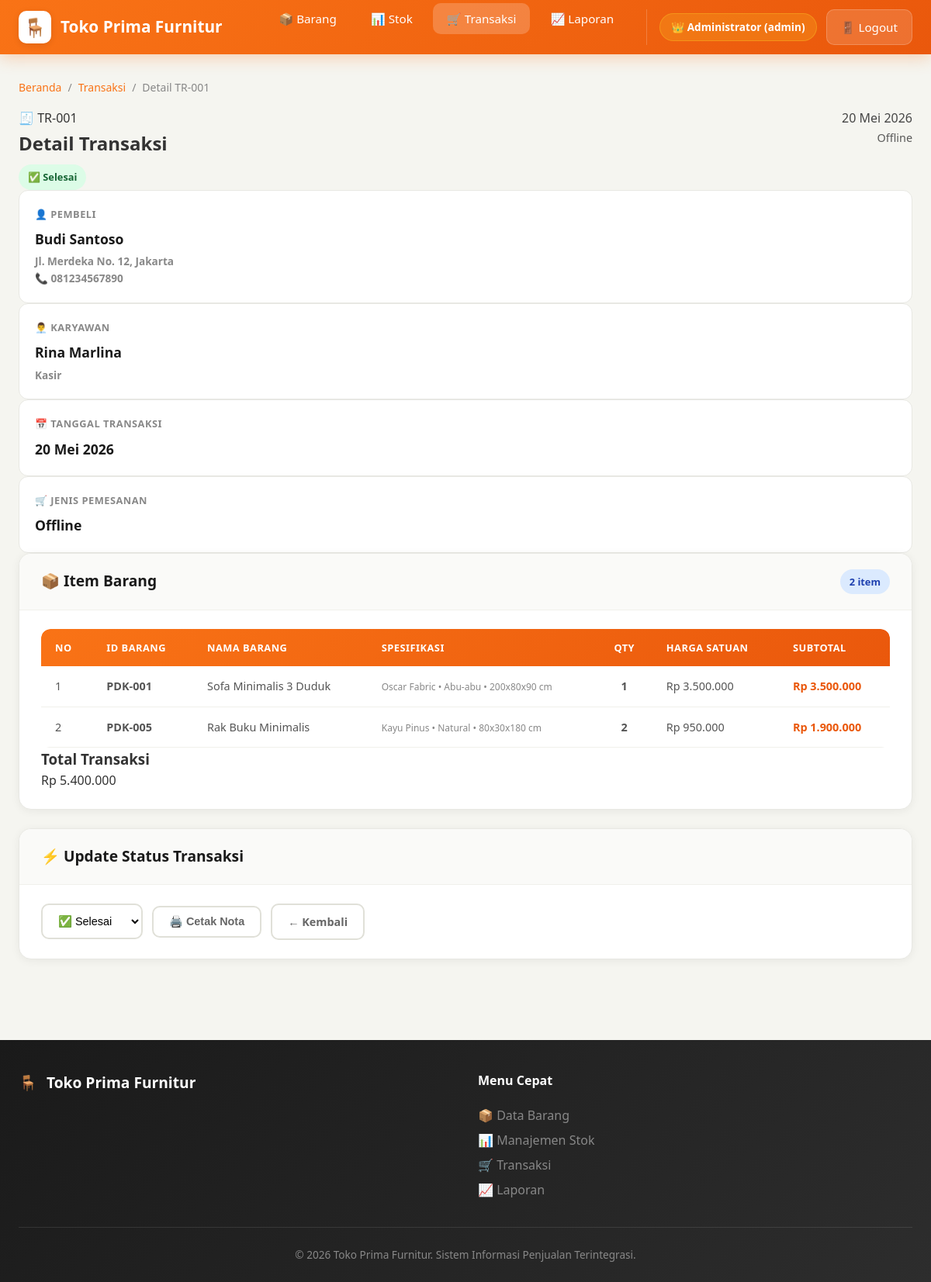
Screenshot of /transaksi_detail.php?id=TR-001 (signed in) with the database file from the repository.
### tables this page shows
CREATE TABLE IF NOT EXISTS transaksi (
    id_transaksi VARCHAR(10) PRIMARY KEY,
    tanggal_pesan DATE NOT NULL,
    jenis_pemesanan ENUM('Offline', 'Online', 'Telepon') NOT NULL DEFAULT 'Offline',
    id_pembeli VARCHAR(10) NOT NULL,
    id_karyawan VARCHAR(10) NOT NULL,
    total_harga DECIMAL(12,2) DEFAULT 0,
    status ENUM('Pending', 'Proses', 'Selesai', 'Batal') DEFAULT 'Pending',
    created_at TIMESTAMP DEFAULT CURRENT_TIMESTAMP,
    FOREIGN KEY (id_pembeli) REFERENCES pembeli(id_pembeli) ON DELETE RESTRICT ON UPDATE CASCADE,
    FOREIGN KEY (id_karyawan) REFERENCES karyawan(id_karyawan) ON DELETE RESTRICT ON UPDATE CASCADE
);

CREATE TABLE IF NOT EXISTS pembeli (
    id_pembeli VARCHAR(10) PRIMARY KEY,
    nama_pembeli VARCHAR(100) NOT NULL,
    alamat TEXT NOT NULL,
    nomor_telepon VARCHAR(15) NOT NULL,
    created_at TIMESTAMP DEFAULT CURRENT_TIMESTAMP
);

CREATE TABLE IF NOT EXISTS karyawan (
    id_karyawan VARCHAR(10) PRIMARY KEY,
    nama_karyawan VARCHAR(100) NOT NULL,
    alamat TEXT NOT NULL,
    nomor_telepon VARCHAR(15) NOT NULL,
    jabatan VARCHAR(30) NOT NULL DEFAULT 'Karyawan',
    created_at TIMESTAMP DEFAULT CURRENT_TIMESTAMP
);

CREATE TABLE IF NOT EXISTS detail_transaksi (
    id_detail VARCHAR(10) PRIMARY KEY,
    id_transaksi VARCHAR(10) NOT NULL,
    id_barang VARCHAR(10) NOT NULL,
    kuantitas INT NOT NULL,
    harga_satuan DECIMAL(12,2) NOT NULL,
    subtotal DECIMAL(12,2) NOT NULL,
    FOREIGN KEY (id_transaksi) REFERENCES transaksi(id_transaksi) ON DELETE CASCADE ON UPDATE CASCADE,
    FOREIGN KEY (id_barang) REFERENCES barang(id_barang) ON DELETE RESTRICT ON UPDATE CASCADE
);

CREATE TABLE IF NOT EXISTS barang (
    id_barang VARCHAR(10) PRIMARY KEY,
    nama VARCHAR(100) NOT NULL,
    harga DECIMAL(12,2) NOT NULL,
    bahan VARCHAR(50) NOT NULL,
    warna VARCHAR(30) NOT NULL,
    ukuran VARCHAR(30) NOT NULL,
    created_at TIMESTAMP DEFAULT CURRENT_TIMESTAMP,
    updated_at TIMESTAMP DEFAULT CURRENT_TIMESTAMP ON UPDATE CURRENT_TIMESTAMP
);

### config/koneksi.php (called while the page is built, shortened)
<?php
function isAdmin() {
    return isset($_SESSION['user_role']) && $_SESSION['user_role'] === 'admin';
}
function getUserName() {
    return $_SESSION['user_name'] ?? 'Guest';
}
function getUserRole() {
    return $_SESSION['user_role'] ?? '-';
}
function sanitize($data) {
    return htmlspecialchars(trim($data), ENT_QUOTES, 'UTF-8');
}
function formatRupiah($angka) {
    return "Rp " . number_format($angka, 0, ',', '.');
}
function formatTanggal($tanggal) {
    $bulan = ['Januari', 'Februari', 'Maret', 'April', 'Mei', 'Juni',
              'Juli', 'Agustus', 'September', 'Oktober', 'November', 'Desember'];
    $date = new DateTime($tanggal);
    return $date->format('d') . ' ' . $bulan[(int)$date->format('m') - 1] . ' ' . $date->format('Y');
}

### public/transaksi_detail.php (the view, shortened to what this page needs)
<?php
require_once '../config/koneksi.php';
$id_transaksi = isset($_GET['id']) ? trim($_GET['id']) : '';
try {
    $sql_transaksi = "SELECT t.*, p.nama_pembeli, p.alamat as alamat_pembeli, p.nomor_telepon as telp_pembeli,
                             k.nama_karyawan, k.jabatan
                      FROM transaksi t
                      LEFT JOIN pembeli p ON t.id_pembeli = p.id_pembeli
                      LEFT JOIN karyawan k ON t.id_karyawan = k.id_karyawan
                      WHERE t.id_transaksi = :id";
    $stmt_transaksi = $pdo->prepare($sql_transaksi);
    $stmt_transaksi->execute([':id' => $id_transaksi]);
    $transaksi = $stmt_transaksi->fetch();
    $sql_detail = "SELECT dt.*, b.nama as nama_barang, b.bahan, b.warna, b.ukuran
                   FROM detail_transaksi dt
                   LEFT JOIN barang b ON dt.id_barang = b.id_barang
                   WHERE dt.id_transaksi = :id";
    $stmt_detail = $pdo->prepare($sql_detail);
    $stmt_detail->execute([':id' => $id_transaksi]);
    $detail_list = $stmt_detail->fetchAll();
} catch (PDOException $e) {
    error_log("Transaksi Detail Error: " . $e->getMessage());
    redirect('transaksi.php', 'error', 'Gagal mengambil detail transaksi!');
}
function getStatusBadge($status) {
    switch ($status) {
        case 'Selesai': return '<span class="badge badge-success">✅ Selesai</span>';
    }
}
?>
<!DOCTYPE html>
<html lang="id">
<head>
    <link rel="stylesheet" href="assets/css/style.css">
</head>
<body>
<nav class="navbar">
        <div class="navbar-container">
            <a href="index.php" class="navbar-brand">
                <div class="brand-icon">🪑</div>
                <span>Toko Prima Furnitur</span>
            </a>
            <ul class="navbar-menu">
                <li><a href="index.php">📦 Barang</a></li>
                <li><a href="stok.php">📊 Stok</a></li>
                <li><a href="transaksi.php" class="active">🛒 Transaksi</a></li>
                <?php if (isAdmin()): ?>
                <li><a href="laporan.php">📈 Laporan</a></li>
                <?php endif; ?>
                <li class="nav-user">
                    <span class="user-badge <?php echo getUserRole(); ?>">
                        <?php echo getUserRole() === 'admin' ? '👑' : '💰'; ?>
                        <?php echo sanitize(getUserName()); ?> (<?php echo getUserRole(); ?>)
                    </span>
                    <a href="logout.php" class="btn-logout">🚪 Logout</a>
                </li>
            </ul>
        </div>
    </nav>
    <div class="main-container">
        <div class="breadcrumb">
            <a href="index.php">Beranda</a>
            <span>/</span>
            <a href="transaksi.php">Transaksi</a>
            <span>/</span>
            <span>Detail <?php echo sanitize($id_transaksi); ?></span>
        </div>
        <div class="transaksi-header">
            <div style="display: flex; justify-content: space-between; align-items: flex-start; flex-wrap: wrap; gap: 16px;">
                <div>
                    <div class="transaksi-id-big">🧾 <?php echo sanitize($id_transaksi); ?></div>
                    <h1 style="font-size: 1.5rem; margin-bottom: 8px;">Detail Transaksi</h1>
                    <p><?php echo getStatusBadge($transaksi['status']); ?></p>
                </div>
                <div style="text-align: right;">
                    <p style="opacity: 0.9;"><?php echo formatTanggal($transaksi['tanggal_pesan']); ?></p>
                    <p style="opacity: 0.8; font-size: 0.9rem;"><?php echo $transaksi['jenis_pemesanan']; ?></p>
                </div>
            </div>
        </div>
        <div class="info-grid">
            <div class="info-card">
                <h4>👤 Pembeli</h4>
                <p><?php echo sanitize($transaksi['nama_pembeli'] ?? '-'); ?></p>
                <p style="font-size: 0.85rem; color: #888; margin-top: 4px;">
                    <?php echo sanitize($transaksi['alamat_pembeli'] ?? '-'); ?>
                </p>
                <p style="font-size: 0.85rem; color: #888;">
                    📞 <?php echo sanitize($transaksi['telp_pembeli'] ?? '-'); ?>
                </p>
            </div>
            <div class="info-card">
                <h4>👨‍💼 Karyawan</h4>
                <p><?php echo sanitize($transaksi['nama_karyawan'] ?? '-'); ?></p>
                <p style="font-size: 0.85rem; color: #888; margin-top: 4px;">
                    <?php echo sanitize($transaksi['jabatan'] ?? '-'); ?>
                </p>
            </div>
            <div class="info-card">
                <h4>📅 Tanggal Transaksi</h4>
                <p><?php echo formatTanggal($transaksi['tanggal_pesan']); ?></p>
            </div>
            <div class="info-card">
                <h4>🛒 Jenis Pemesanan</h4>
                <p><?php echo $transaksi['jenis_pemesanan']; ?></p>
            </div>
        </div>
        <div class="card">
            <div class="card-header">
                <h2>📦 Item Barang</h2>
                <span class="badge badge-info"><?php echo count($detail_list); ?> item</span>
            </div>
            <div class="card-body">
                <?php if (empty($detail_list)): ?>
                    <div class="empty-state">
                        <div class="empty-icon">📦</div>
                        <h3>Tidak Ada Item</h3>
                        <p>Transaksi ini tidak memiliki item barang.</p>
                    </div>
                <?php else: ?>
                    <div class="table-container">
                        <table class="data-table detail-table">
                            <thead>
                                <tr>
                                    <th>No</th>
                                    <th>ID Barang</th>
                                    <th>Nama Barang</th>
                                    <th>Spesifikasi</th>
                                    <th style="text-align: center;">Qty</th>
                                    <th>Harga Satuan</th>
                                    <th>Subtotal</th>
                                </tr>
                            </thead>
                            <tbody>
                                <?php $no = 1; foreach ($detail_list as $detail): ?>
                                    <tr>
                                        <td><?php echo $no++; ?></td>
                                        <td><strong><?php echo sanitize($detail['id_barang']); ?></strong></td>
                                        <td><?php echo sanitize($detail['nama_barang']); ?></td>
                                        <td>
                                            <small style="color: #888;">
                                                <?php echo sanitize($detail['bahan']); ?> •
                                                <?php echo sanitize($detail['warna']); ?> •
                                                <?php echo sanitize($detail['ukuran']); ?>
                                            </small>
                                        </td>
                                        <td style="text-align: center; font-weight: 700;"><?php echo $detail['kuantitas']; ?></td>
                                        <td><?php echo formatRupiah($detail['harga_satuan']); ?></td>
                                        <td style="font-weight: 700; color: #ea580c;">
                                            <?php echo formatRupiah($detail['subtotal']); ?>
                                        </td>
                                    </tr>
                                <?php endforeach; ?>
                            </tbody>
                        </table>
                    </div>
                    <div class="total-box">
                        <h3>Total Transaksi</h3>
                        <div class="amount"><?php echo formatRupiah($transaksi['total_harga']); ?></div>
                    </div>
                <?php endif; ?>
            </div>
        </div>
        <div class="card" style="margin-top: 24px;">
            <div class="card-header">
                <h2>⚡ Update Status Transaksi</h2>
            </div>
            <div class="card-body">
                <div style="display: flex; gap: 12px; flex-wrap: wrap; align-items: center;">
                    <?php if (isAdmin() || isKasir()): ?>
                    <form action="update_status.php" method="POST" style="display: inline-flex; gap: 8px; align-items: center;">
                        <select name="status" class="filter-select" onchange="this.form.submit()">
                            <option value="Selesai" <?php echo $transaksi['status'] === 'Selesai' ? 'selected' : ''; ?>>✅ Selesai</option>
                        </select>
                    </form>
                    <?php endif; ?>
                    <button onclick="window.print()" class="btn btn-secondary">🖨️ Cetak Nota</button>
                    <a href="transaksi.php" class="btn btn-secondary">← Kembali</a>
                </div>
            </div>
        </div>
    </div>
    <footer class="footer">
        <div class="footer-container">
            <div class="footer-section">
                <div class="footer-brand">
                    <span>🪑</span>
                    <span>Toko Prima Furnitur</span>
                </div>
            </div>
            <div class="footer-section">
                <h4>Menu Cepat</h4>
                <a href="index.php">📦 Data Barang</a><br>
                <a href="stok.php">📊 Manajemen Stok</a><br>
                <a href="transaksi.php">🛒 Transaksi</a><br>
                <a href="laporan.php">📈 Laporan</a>
            </div>
        </div>
        <div class="footer-bottom">
            <p>© 2026 Toko Prima Furnitur. Sistem Informasi Penjualan Terintegrasi.</p>
        </div>
    </footer>
</body>
</html>

### rows the page displays
transaksi: tanggal_pesan "20 Mei 2026", jenis_pemesanan "Offline", id_pembeli.nama_pembeli "Budi Santoso", id_pembeli.alamat "Jl. Merdeka No. 12, Jakarta", id_pembeli.nomor_telepon "081234567890", id_karyawan.nama_karyawan "Rina Marlina", id_karyawan.jabatan "Kasir", total_harga "Rp 5.400.000", status "✅ Selesai"
detail_transaksi: id_barang "PDK-001", id_barang.nama "Sofa Minimalis 3 Duduk", id_barang.bahan "Oscar Fabric", id_barang.warna "Abu-abu", id_barang.ukuran "200x80x90 cm", kuantitas "1", harga_satuan "Rp 3.500.000", subtotal "Rp 3.500.000"
detail_transaksi: id_barang "PDK-005", id_barang.nama "Rak Buku Minimalis", id_barang.bahan "Kayu Pinus", id_barang.warna "Natural", id_barang.ukuran "80x30x180 cm", kuantitas "2", harga_satuan "Rp 950.000", subtotal "Rp 1.900.000"

### other values shown
getUserName() "Administrator"
getUserRole() "admin"
$id_transaksi "TR-001"
count($detail_list) "2"
